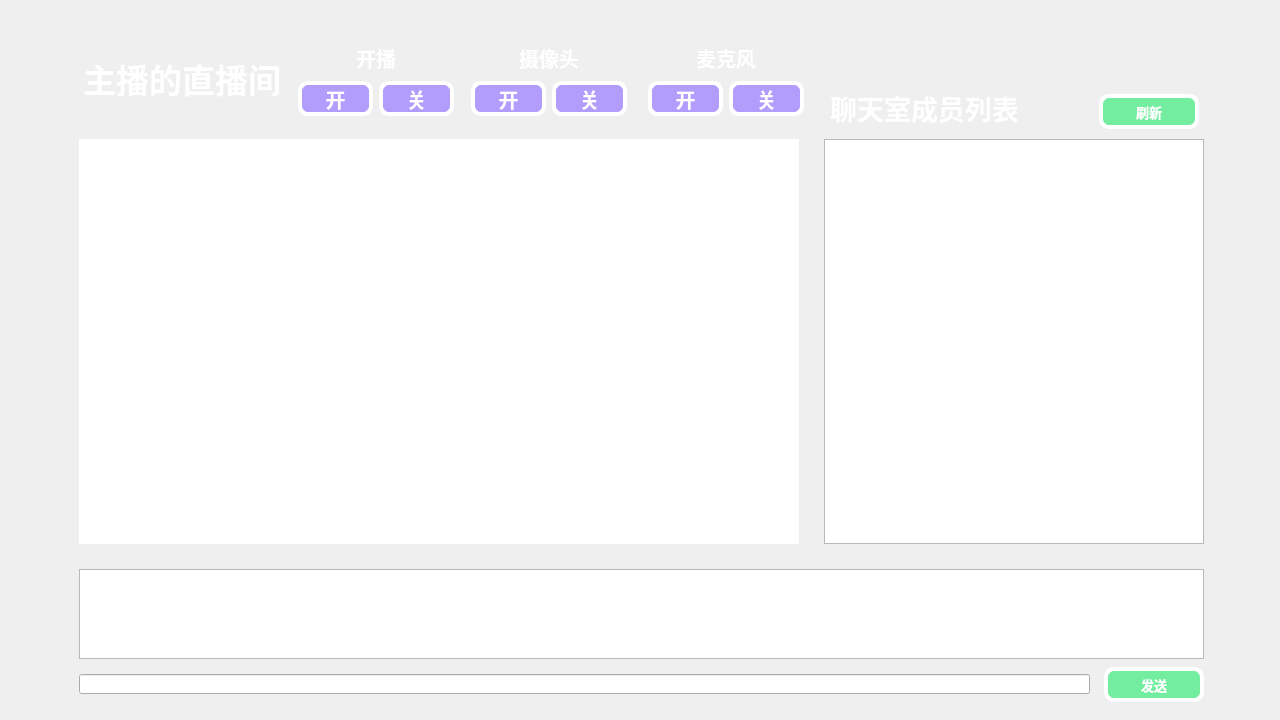
<?xml version="1.0" encoding="UTF-8"?>
<ui version="4.0">
 <class>Room</class>
 <widget class="QWidget" name="Room">
  <property name="geometry">
   <rect>
    <x>0</x>
    <y>0</y>
    <width>1280</width>
    <height>720</height>
   </rect>
  </property>
  <property name="minimumSize">
   <size>
    <width>1280</width>
    <height>720</height>
   </size>
  </property>
  <property name="maximumSize">
   <size>
    <width>1280</width>
    <height>720</height>
   </size>
  </property>
  <property name="windowTitle">
   <string>直播间</string>
  </property>
  <widget class="QPushButton" name="pushButton_5">
   <property name="geometry">
    <rect>
     <x>1104</x>
     <y>667</y>
     <width>100</width>
     <height>35</height>
    </rect>
   </property>
   <property name="minimumSize">
    <size>
     <width>100</width>
     <height>35</height>
    </size>
   </property>
   <property name="maximumSize">
    <size>
     <width>70</width>
     <height>25</height>
    </size>
   </property>
   <property name="font">
    <font>
     <family>微软雅黑</family>
     <pointsize>10</pointsize>
     <weight>75</weight>
     <bold>true</bold>
    </font>
   </property>
   <property name="styleSheet">
    <string notr="true">QPushButton { 
	background-color: rgb(80, 236, 136,200);
	border-style:outset; 
	border-width:4px;
	border-radius: 10px;
	border-color:rgba(255,255,255);
	color: rgb(255, 255, 255); 
} 
QPushButton:hover { 
	background-color: rgb(80, 236, 136); 
	border-color:rgba(255,255,255);
}
QPushButton:pressed { 
	background-color: rgb(71, 215, 47); 
	border-color:rgba(255,255,255);
}</string>
   </property>
   <property name="text">
    <string>发送</string>
   </property>
  </widget>
  <widget class="QLabel" name="label_5">
   <property name="geometry">
    <rect>
     <x>830</x>
     <y>90</y>
     <width>189</width>
     <height>36</height>
    </rect>
   </property>
   <property name="font">
    <font>
     <family>微软雅黑</family>
     <pointsize>20</pointsize>
     <weight>75</weight>
     <bold>true</bold>
    </font>
   </property>
   <property name="styleSheet">
    <string notr="true">color:white</string>
   </property>
   <property name="text">
    <string>聊天室成员列表</string>
   </property>
   <property name="alignment">
    <set>Qt::AlignCenter</set>
   </property>
  </widget>
  <widget class="QListWidget" name="listWidget">
   <property name="geometry">
    <rect>
     <x>824</x>
     <y>139</y>
     <width>380</width>
     <height>405</height>
    </rect>
   </property>
   <property name="minimumSize">
    <size>
     <width>380</width>
     <height>405</height>
    </size>
   </property>
  </widget>
  <widget class="QPushButton" name="pushButton_6">
   <property name="geometry">
    <rect>
     <x>1099</x>
     <y>94</y>
     <width>100</width>
     <height>35</height>
    </rect>
   </property>
   <property name="minimumSize">
    <size>
     <width>100</width>
     <height>35</height>
    </size>
   </property>
   <property name="maximumSize">
    <size>
     <width>75</width>
     <height>23</height>
    </size>
   </property>
   <property name="font">
    <font>
     <family>微软雅黑</family>
     <pointsize>10</pointsize>
     <weight>75</weight>
     <bold>true</bold>
    </font>
   </property>
   <property name="styleSheet">
    <string notr="true">QPushButton { 
	background-color: rgb(80, 236, 136,200);
	border-style:outset; 
	border-width:4px;
	border-radius: 10px;
	border-color:rgba(255,255,255);
	color: rgb(255, 255, 255); 
} 
QPushButton:hover { 
	background-color: rgb(80, 236, 136); 
	border-color:rgba(255,255,255);
}
QPushButton:pressed { 
	background-color: rgb(71, 215, 47); 
	border-color:rgba(255,255,255);
}</string>
   </property>
   <property name="text">
    <string>刷新</string>
   </property>
  </widget>
  <widget class="QTextEdit" name="textEdit">
   <property name="geometry">
    <rect>
     <x>79</x>
     <y>569</y>
     <width>1125</width>
     <height>90</height>
    </rect>
   </property>
   <property name="html">
    <string>&lt;!DOCTYPE HTML PUBLIC &quot;-//W3C//DTD HTML 4.0//EN&quot; &quot;http://www.w3.org/TR/REC-html40/strict.dtd&quot;&gt;
&lt;html&gt;&lt;head&gt;&lt;meta name=&quot;qrichtext&quot; content=&quot;1&quot; /&gt;&lt;style type=&quot;text/css&quot;&gt;
p, li { white-space: pre-wrap; }
&lt;/style&gt;&lt;/head&gt;&lt;body style=&quot; font-family:'SimSun'; font-size:9pt; font-weight:400; font-style:normal;&quot;&gt;
&lt;p style=&quot;-qt-paragraph-type:empty; margin-top:0px; margin-bottom:0px; margin-left:0px; margin-right:0px; -qt-block-indent:0; text-indent:0px;&quot;&gt;&lt;br /&gt;&lt;/p&gt;&lt;/body&gt;&lt;/html&gt;</string>
   </property>
  </widget>
  <widget class="QLabel" name="label">
   <property name="geometry">
    <rect>
     <x>79</x>
     <y>139</y>
     <width>720</width>
     <height>405</height>
    </rect>
   </property>
   <property name="minimumSize">
    <size>
     <width>720</width>
     <height>405</height>
    </size>
   </property>
   <property name="maximumSize">
    <size>
     <width>720</width>
     <height>405</height>
    </size>
   </property>
   <property name="styleSheet">
    <string notr="true">background-color:white</string>
   </property>
   <property name="text">
    <string/>
   </property>
  </widget>
  <widget class="QLineEdit" name="lineEdit">
   <property name="geometry">
    <rect>
     <x>79</x>
     <y>674</y>
     <width>1011</width>
     <height>20</height>
    </rect>
   </property>
  </widget>
  <widget class="QWidget" name="layoutWidget">
   <property name="geometry">
    <rect>
     <x>83</x>
     <y>40</y>
     <width>721</width>
     <height>76</height>
    </rect>
   </property>
   <layout class="QHBoxLayout" name="horizontalLayout_7">
    <item>
     <widget class="QLabel" name="label_4">
      <property name="font">
       <font>
        <family>微软雅黑</family>
        <pointsize>25</pointsize>
        <weight>75</weight>
        <bold>true</bold>
       </font>
      </property>
      <property name="styleSheet">
       <string notr="true">color:white</string>
      </property>
      <property name="text">
       <string>主播的直播间</string>
      </property>
      <property name="alignment">
       <set>Qt::AlignCenter</set>
      </property>
     </widget>
    </item>
    <item>
     <spacer name="horizontalSpacer_5">
      <property name="orientation">
       <enum>Qt::Horizontal</enum>
      </property>
      <property name="sizeHint" stdset="0">
       <size>
        <width>13</width>
        <height>20</height>
       </size>
      </property>
     </spacer>
    </item>
    <item>
     <layout class="QVBoxLayout" name="verticalLayout">
      <item>
       <layout class="QHBoxLayout" name="horizontalLayout">
        <item>
         <spacer name="horizontalSpacer">
          <property name="orientation">
           <enum>Qt::Horizontal</enum>
          </property>
          <property name="sizeHint" stdset="0">
           <size>
            <width>40</width>
            <height>20</height>
           </size>
          </property>
         </spacer>
        </item>
        <item>
         <widget class="QLabel" name="label_2">
          <property name="font">
           <font>
            <family>微软雅黑</family>
            <pointsize>15</pointsize>
            <weight>75</weight>
            <bold>true</bold>
           </font>
          </property>
          <property name="styleSheet">
           <string notr="true">color:white</string>
          </property>
          <property name="text">
           <string>开播</string>
          </property>
          <property name="alignment">
           <set>Qt::AlignCenter</set>
          </property>
         </widget>
        </item>
        <item>
         <spacer name="horizontalSpacer_2">
          <property name="orientation">
           <enum>Qt::Horizontal</enum>
          </property>
          <property name="sizeHint" stdset="0">
           <size>
            <width>40</width>
            <height>20</height>
           </size>
          </property>
         </spacer>
        </item>
       </layout>
      </item>
      <item>
       <layout class="QHBoxLayout" name="horizontalLayout_2">
        <item>
         <widget class="QPushButton" name="pushButton">
          <property name="minimumSize">
           <size>
            <width>75</width>
            <height>35</height>
           </size>
          </property>
          <property name="maximumSize">
           <size>
            <width>75</width>
            <height>35</height>
           </size>
          </property>
          <property name="font">
           <font>
            <family>微软雅黑</family>
            <pointsize>15</pointsize>
            <weight>75</weight>
            <bold>true</bold>
           </font>
          </property>
          <property name="styleSheet">
           <string notr="true">QPushButton { 
	background-color: rgb(161, 132, 255,200);
	border-style:outset; 
	border-width:4px;
	border-radius: 10px;
	border-color:rgba(255,255,255);
	color: rgb(255, 255, 255); 
} 
QPushButton:hover { 
	background-color: rgb(161, 132, 255); 
	border-color:rgba(255,255,255);
}
QPushButton:pressed { 
	background-color: rgb(110, 69, 245); 
	border-color:rgba(255,255,255);
}
QPushButton:!enabled { 
	background-color: rgb(100, 100,100,150); 
	border-color:rgba(255,255,255);
}</string>
          </property>
          <property name="text">
           <string>开</string>
          </property>
         </widget>
        </item>
        <item>
         <widget class="QPushButton" name="pushButton_2">
          <property name="minimumSize">
           <size>
            <width>75</width>
            <height>35</height>
           </size>
          </property>
          <property name="maximumSize">
           <size>
            <width>75</width>
            <height>35</height>
           </size>
          </property>
          <property name="font">
           <font>
            <family>微软雅黑</family>
            <pointsize>15</pointsize>
            <weight>75</weight>
            <bold>true</bold>
           </font>
          </property>
          <property name="styleSheet">
           <string notr="true">QPushButton { 
	background-color: rgb(161, 132, 255,200);
	border-style:outset; 
	border-width:4px;
	border-radius: 10px;
	border-color:rgba(255,255,255);
	color: rgb(255, 255, 255); 
} 
QPushButton:hover { 
	background-color: rgb(161, 132, 255); 
	border-color:rgba(255,255,255);
}
QPushButton:pressed { 
	background-color: rgb(110, 69, 245); 
	border-color:rgba(255,255,255);
}
QPushButton:!enabled { 
	background-color: rgb(100, 100,100,150); 
	border-color:rgba(255,255,255);
}</string>
          </property>
          <property name="text">
           <string>关</string>
          </property>
         </widget>
        </item>
       </layout>
      </item>
     </layout>
    </item>
    <item>
     <spacer name="horizontalSpacer_6">
      <property name="orientation">
       <enum>Qt::Horizontal</enum>
      </property>
      <property name="sizeHint" stdset="0">
       <size>
        <width>13</width>
        <height>20</height>
       </size>
      </property>
     </spacer>
    </item>
    <item>
     <layout class="QVBoxLayout" name="verticalLayout_3">
      <item>
       <layout class="QHBoxLayout" name="horizontalLayout_5">
        <item>
         <spacer name="horizontalSpacer_8">
          <property name="orientation">
           <enum>Qt::Horizontal</enum>
          </property>
          <property name="sizeHint" stdset="0">
           <size>
            <width>40</width>
            <height>20</height>
           </size>
          </property>
         </spacer>
        </item>
        <item>
         <widget class="QLabel" name="label_6">
          <property name="font">
           <font>
            <family>微软雅黑</family>
            <pointsize>15</pointsize>
            <weight>75</weight>
            <bold>true</bold>
           </font>
          </property>
          <property name="styleSheet">
           <string notr="true">color:white</string>
          </property>
          <property name="text">
           <string>摄像头</string>
          </property>
          <property name="alignment">
           <set>Qt::AlignCenter</set>
          </property>
         </widget>
        </item>
        <item>
         <spacer name="horizontalSpacer_9">
          <property name="orientation">
           <enum>Qt::Horizontal</enum>
          </property>
          <property name="sizeHint" stdset="0">
           <size>
            <width>40</width>
            <height>20</height>
           </size>
          </property>
         </spacer>
        </item>
       </layout>
      </item>
      <item>
       <layout class="QHBoxLayout" name="horizontalLayout_6">
        <item>
         <widget class="QPushButton" name="pushButton_7">
          <property name="minimumSize">
           <size>
            <width>75</width>
            <height>35</height>
           </size>
          </property>
          <property name="maximumSize">
           <size>
            <width>75</width>
            <height>35</height>
           </size>
          </property>
          <property name="font">
           <font>
            <family>微软雅黑</family>
            <pointsize>15</pointsize>
            <weight>75</weight>
            <bold>true</bold>
           </font>
          </property>
          <property name="styleSheet">
           <string notr="true">QPushButton { 
	background-color: rgb(161, 132, 255,200);
	border-style:outset; 
	border-width:4px;
	border-radius: 10px;
	border-color:rgba(255,255,255);
	color: rgb(255, 255, 255); 
} 
QPushButton:hover { 
	background-color: rgb(161, 132, 255); 
	border-color:rgba(255,255,255);
}
QPushButton:pressed { 
	background-color: rgb(110, 69, 245); 
	border-color:rgba(255,255,255);
}
QPushButton:!enabled { 
	background-color: rgb(100, 100,100,150); 
	border-color:rgba(255,255,255);
}</string>
          </property>
          <property name="text">
           <string>开</string>
          </property>
         </widget>
        </item>
        <item>
         <widget class="QPushButton" name="pushButton_8">
          <property name="minimumSize">
           <size>
            <width>75</width>
            <height>35</height>
           </size>
          </property>
          <property name="maximumSize">
           <size>
            <width>75</width>
            <height>35</height>
           </size>
          </property>
          <property name="font">
           <font>
            <family>微软雅黑</family>
            <pointsize>15</pointsize>
            <weight>75</weight>
            <bold>true</bold>
           </font>
          </property>
          <property name="styleSheet">
           <string notr="true">QPushButton { 
	background-color: rgb(161, 132, 255,200);
	border-style:outset; 
	border-width:4px;
	border-radius: 10px;
	border-color:rgba(255,255,255);
	color: rgb(255, 255, 255); 
} 
QPushButton:hover { 
	background-color: rgb(161, 132, 255); 
	border-color:rgba(255,255,255);
}
QPushButton:pressed { 
	background-color: rgb(110, 69, 245); 
	border-color:rgba(255,255,255);
}
QPushButton:!enabled { 
	background-color: rgb(100, 100,100,150); 
	border-color:rgba(255,255,255);
}</string>
          </property>
          <property name="text">
           <string>关</string>
          </property>
         </widget>
        </item>
       </layout>
      </item>
     </layout>
    </item>
    <item>
     <spacer name="horizontalSpacer_7">
      <property name="orientation">
       <enum>Qt::Horizontal</enum>
      </property>
      <property name="sizeHint" stdset="0">
       <size>
        <width>17</width>
        <height>20</height>
       </size>
      </property>
     </spacer>
    </item>
    <item>
     <layout class="QVBoxLayout" name="verticalLayout_2">
      <item>
       <layout class="QHBoxLayout" name="horizontalLayout_3">
        <item>
         <spacer name="horizontalSpacer_3">
          <property name="orientation">
           <enum>Qt::Horizontal</enum>
          </property>
          <property name="sizeHint" stdset="0">
           <size>
            <width>40</width>
            <height>20</height>
           </size>
          </property>
         </spacer>
        </item>
        <item>
         <widget class="QLabel" name="label_3">
          <property name="font">
           <font>
            <family>微软雅黑</family>
            <pointsize>15</pointsize>
            <weight>75</weight>
            <bold>true</bold>
           </font>
          </property>
          <property name="styleSheet">
           <string notr="true">color:white</string>
          </property>
          <property name="text">
           <string>麦克风</string>
          </property>
          <property name="alignment">
           <set>Qt::AlignCenter</set>
          </property>
         </widget>
        </item>
        <item>
         <spacer name="horizontalSpacer_4">
          <property name="orientation">
           <enum>Qt::Horizontal</enum>
          </property>
          <property name="sizeHint" stdset="0">
           <size>
            <width>40</width>
            <height>20</height>
           </size>
          </property>
         </spacer>
        </item>
       </layout>
      </item>
      <item>
       <layout class="QHBoxLayout" name="horizontalLayout_4">
        <item>
         <widget class="QPushButton" name="pushButton_3">
          <property name="minimumSize">
           <size>
            <width>75</width>
            <height>35</height>
           </size>
          </property>
          <property name="maximumSize">
           <size>
            <width>75</width>
            <height>35</height>
           </size>
          </property>
          <property name="font">
           <font>
            <family>微软雅黑</family>
            <pointsize>15</pointsize>
            <weight>75</weight>
            <bold>true</bold>
           </font>
          </property>
          <property name="styleSheet">
           <string notr="true">QPushButton { 
	background-color: rgb(161, 132, 255,200);
	border-style:outset; 
	border-width:4px;
	border-radius: 10px;
	border-color:rgba(255,255,255);
	color: rgb(255, 255, 255); 
} 
QPushButton:hover { 
	background-color: rgb(161, 132, 255); 
	border-color:rgba(255,255,255);
}
QPushButton:pressed { 
	background-color: rgb(110, 69, 245); 
	border-color:rgba(255,255,255);
}
QPushButton:!enabled { 
	background-color: rgb(100, 100,100,150); 
	border-color:rgba(255,255,255);
}</string>
          </property>
          <property name="text">
           <string>开</string>
          </property>
         </widget>
        </item>
        <item>
         <widget class="QPushButton" name="pushButton_4">
          <property name="minimumSize">
           <size>
            <width>75</width>
            <height>35</height>
           </size>
          </property>
          <property name="maximumSize">
           <size>
            <width>75</width>
            <height>35</height>
           </size>
          </property>
          <property name="font">
           <font>
            <family>微软雅黑</family>
            <pointsize>15</pointsize>
            <weight>75</weight>
            <bold>true</bold>
           </font>
          </property>
          <property name="styleSheet">
           <string notr="true">QPushButton { 
	background-color: rgb(161, 132, 255,200);
	border-style:outset; 
	border-width:4px;
	border-radius: 10px;
	border-color:rgba(255,255,255);
	color: rgb(255, 255, 255); 
} 
QPushButton:hover { 
	background-color: rgb(161, 132, 255); 
	border-color:rgba(255,255,255);
}
QPushButton:pressed { 
	background-color: rgb(110, 69, 245); 
	border-color:rgba(255,255,255);
}
QPushButton:!enabled { 
	background-color: rgb(100, 100,100,150); 
	border-color:rgba(255,255,255);
}</string>
          </property>
          <property name="text">
           <string>关</string>
          </property>
         </widget>
        </item>
       </layout>
      </item>
     </layout>
    </item>
   </layout>
  </widget>
 </widget>
 <resources/>
 <connections/>
</ui>
